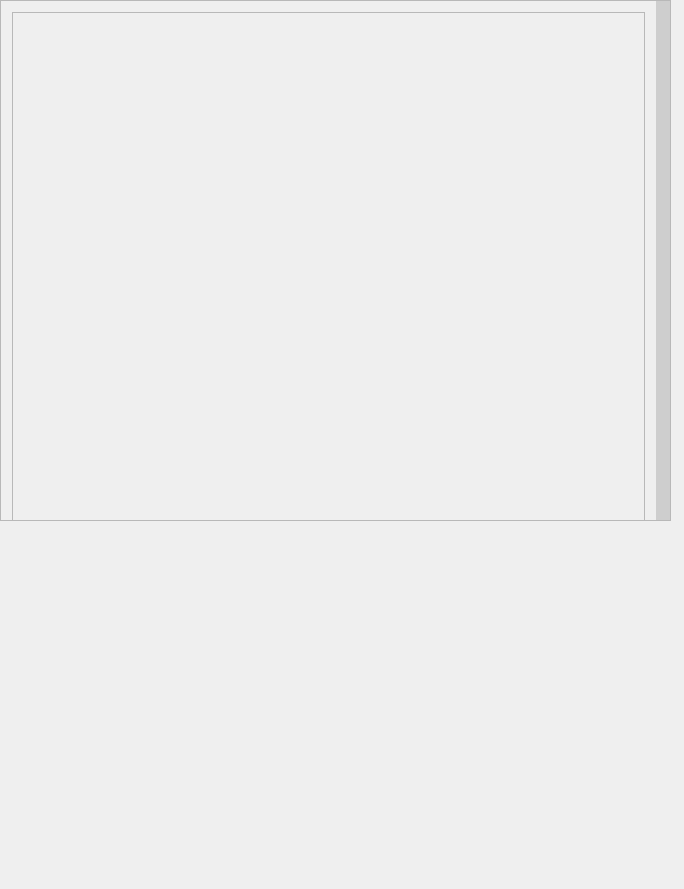
<?xml version="1.0" encoding="UTF-8"?>
<ui version="4.0">
 <class>ScrollArea</class>
 <widget class="QWidget" name="ScrollArea">
  <property name="geometry">
   <rect>
    <x>0</x>
    <y>0</y>
    <width>684</width>
    <height>889</height>
   </rect>
  </property>
  <property name="windowTitle">
   <string>ScrollArea</string>
  </property>
  <widget class="QScrollArea" name="scrollArea">
   <property name="geometry">
    <rect>
     <x>0</x>
     <y>0</y>
     <width>671</width>
     <height>521</height>
    </rect>
   </property>
   <property name="styleSheet">
    <string notr="true">  QScrollBar:vertical {
	background-color: rgb(206, 206, 206);
    width: 14px;
    margin: 15px 0 15px 0;
 }

QScrollBar::handle:vertical {	
	background-color: rgb(206, 206, 206);
	min-height: 30px;
	border-radius: 7px;
}

QScrollBar::handle:vertical:hover{	
	background-color: rgb(193, 193, 193);
}
QScrollBar::handle:vertical:pressed {	
	background-color: rgb(165, 165, 165);
}

QScrollBar::sub-line:vertical {
	background-color: rgb(206, 206, 206);
	height: 15px;
	subcontrol-position: top;
	subcontrol-origin: margin;
}

QScrollBar::sub-line:vertical:hover {
	background-color: rgb(193, 193, 193);
}

QScrollBar::sub-line:vertical:pressed {	
	background-color: rgb(165, 165, 165);
}

QScrollBar::add-line:vertical {
	background-color: rgb(206, 206, 206);
	height: 15px;
	subcontrol-position: bottom;
	subcontrol-origin: margin;
}

QScrollBar::add-line:vertical:hover {
	background-color: rgb(193, 193, 193);
}

QScrollBar::add-line:vertical:pressed {	
	background-color: rgb(165, 165, 165);
}
</string>
   </property>
   <property name="widgetResizable">
    <bool>true</bool>
   </property>
   <widget class="QWidget" name="scrollAreaWidgetContents">
    <property name="geometry">
     <rect>
      <x>0</x>
      <y>-499</y>
      <width>655</width>
      <height>1018</height>
     </rect>
    </property>
    <property name="styleSheet">
     <string notr="true"> QScrollBar:vertical {
	background-color: rgb(206, 206, 206);
    width: 14px;
    margin: 15px 0 15px 0;
 }

QScrollBar::handle:vertical {	
	background-color: rgb(206, 206, 206);
	min-height: 30px;
	border-radius: 7px;
}

QScrollBar::handle:vertical:hover{	
	background-color: rgb(193, 193, 193);
}
QScrollBar::handle:vertical:pressed {	
	background-color: rgb(165, 165, 165);
}

QScrollBar::sub-line:vertical {
	background-color: rgb(206, 206, 206);
	height: 15px;
	subcontrol-position: top;
	subcontrol-origin: margin;
}

QScrollBar::sub-line:vertical:hover {
	background-color: rgb(193, 193, 193);
}

QScrollBar::sub-line:vertical:pressed {	
	background-color: rgb(165, 165, 165);
}

QScrollBar::add-line:vertical {
	background-color: rgb(206, 206, 206);
	height: 15px;
	subcontrol-position: bottom;
	subcontrol-origin: margin;
}

QScrollBar::add-line:vertical:hover {
	background-color: rgb(193, 193, 193);
}

QScrollBar::add-line:vertical:pressed {	
	background-color: rgb(165, 165, 165);
}
</string>
    </property>
    <layout class="QVBoxLayout" name="verticalLayout_3">
     <item>
      <widget class="QFrame" name="frame_2">
       <property name="minimumSize">
        <size>
         <width>500</width>
         <height>1000</height>
        </size>
       </property>
       <property name="frameShape">
        <enum>QFrame::StyledPanel</enum>
       </property>
       <property name="frameShadow">
        <enum>QFrame::Raised</enum>
       </property>
       <widget class="QWidget" name="verticalLayoutWidget_2">
        <property name="geometry">
         <rect>
          <x>0</x>
          <y>0</y>
          <width>631</width>
          <height>1171</height>
         </rect>
        </property>
        <layout class="QVBoxLayout" name="verticalLayout"/>
       </widget>
      </widget>
     </item>
    </layout>
   </widget>
  </widget>
 </widget>
 <layoutdefault spacing="6" margin="11"/>
 <resources/>
 <connections/>
</ui>
